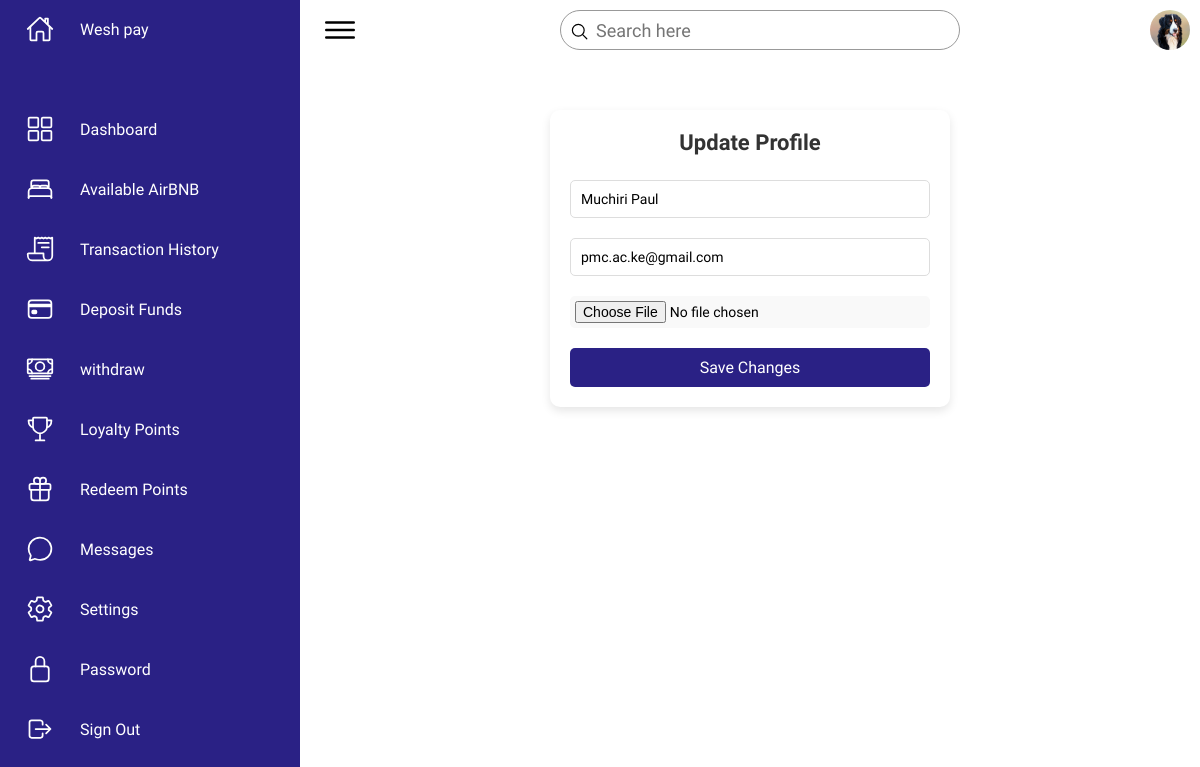
Screenshot of /profile.php (signed in) with the database file from the repository.
### tables this page shows
CREATE TABLE `users` (
  `user_id` int(11) NOT NULL,
  `full_name` varchar(100) NOT NULL,
  `profile_picture` varchar(255) DEFAULT NULL,
  `email` varchar(100) NOT NULL,
  `phone` varchar(20) NOT NULL,
  `password_hash` varchar(255) NOT NULL,
  `role` enum('guest','host','admin') NOT NULL DEFAULT 'guest',
  `created_at` timestamp NOT NULL DEFAULT current_timestamp()
);

### public/profile.php (the view, shortened to what this page needs)
<?php
require '../config/db_connect.php';
?>
<?php include '../includes/navbar.php'; ?>
<div class="update-profile-container">
    <h2>Update Profile</h2>
    <form action="update_profile.php" method="POST" enctype="multipart/form-data">
        <input type="text" name="full_name" value="<?php echo htmlspecialchars($user['full_name']); ?>" required>
        <input type="email" name="email" value="<?php echo htmlspecialchars($user['email']); ?>" required>
        <input type="file" name="profile_picture">
        <button type="submit">Save Changes</button>
    </form>
</div>
<?php include '../includes/navbarroot.php'; ?>

### includes/navbar.php (shortened to what this page needs)
<?php
require '../config/db_connect.php';
$user_id = $_SESSION["user_id"];
$stmt = $pdo->prepare("SELECT full_name, email, profile_picture FROM users WHERE user_id = ?");
$stmt->execute([$user_id]);
$user = $stmt->fetch(PDO::FETCH_ASSOC);
$profile_picture = $user['profile_picture'] ? "../uploads/" . $user['profile_picture'] : "../assets/imgs/default-profile.png";
?>
<!DOCTYPE html>
<html lang="en">
<head>
    <link rel="stylesheet" href="../assets/css/style.css">
</head>
<body>
    <div class="container">
        <div class="navigation">
            <ul>
                <li>
                    <a href="#">
                        <span class="icon">
                            <ion-icon name="home-outline"></ion-icon>
                        </span>
                        <span class="title">Wesh pay</span>
                    </a>
                </li>
                <li>
                    <a onclick="window.location.href='../public/index.php';" style="cursor: pointer;">
                        <span class="icon">
                            <ion-icon name="grid-outline"></ion-icon>
                        </span>
                        <span class="title">Dashboard</span>
                    </a>
                </li>
                <li>
                    <a href="#">
                        <span class="icon">
                            <ion-icon name="bed-outline"></ion-icon>
                        </span>
                        <span class="title">Available AirBNB</span>
                    </a>
                </li>
                <li>
                    <a href="transactions.php">
                        <span class="icon">
                            <ion-icon name="receipt-outline"></ion-icon>
                        </span>
                        <span class="title">Transaction History</span>
                    </a>
                </li>
                <li>
                    <a href="deposit.php">
                        <span class="icon">
                            <ion-icon name="card-outline"></ion-icon>
                        </span>
                        <span class="title">Deposit Funds</span>
                    </a>
                </li>
                <li>
                    <a href="withdraw.php">
                        <span class="icon">
                            <ion-icon name="cash-outline"></ion-icon>
                        </span>
                        <span class="title">withdraw</span>
                    </a>
                </li>
                <li>
                    <a href="loyalty_points.php">
                        <span class="icon">
                        <ion-icon name="trophy-outline"></ion-icon>
                        </span>
                        <span class="title">Loyalty Points</span>
                    </a>
                </li>
                <li>
                    <a href="#">
                        <span class="icon">
                        <ion-icon name="gift-outline"></ion-icon>
                        </span>
                        <span class="title">Redeem Points</span>
                    </a>
                </li>
                <li>
                    <a href="#">
                        <span class="icon">
                            <ion-icon name="chatbubble-outline"></ion-icon>
                        </span>
                        <span class="title">Messages</span>
                    </a>
                </li>
                <li>
                    <a href="#">
                        <span class="icon">
                            <ion-icon name="settings-outline"></ion-icon>
                        </span>
                        <span class="title">Settings</span>
                    </a>
                </li>
                <li>
                    <a href="#">
                        <span class="icon">
                            <ion-icon name="lock-closed-outline"></ion-icon>
                        </span>
                        <span class="title">Password</span>
                    </a>
                </li>
                <li>
                <a onclick="window.location.href='../public/logout.php';" style="cursor: pointer;">
                        <span class="icon">
                            <ion-icon name="log-out-outline"></ion-icon>
                        </span>
                        <span class="title">Sign Out</span>
                    </a>
                </li>
            </ul>
        </div>
        <div class="main">
            <div class="topbar">
                <div class="toggle">
                    <ion-icon name="menu-outline"></ion-icon>
                </div>
                <div class="search">
                    <label>
                        <input type="text" placeholder="Search here">
                        <ion-icon name="search-outline"></ion-icon>
                    </label>
                </div>
            <div class="user" onclick="toggleProfileDropdown()">
                <img src="<?php echo $profile_picture; ?>" alt="User Profile">
            </div>
           </div>
    </body>
</html>

### assets/css/style.css (style rules this page uses)
* { font-family: "Ubuntu", sans-serif; margin: 0; padding: 0; box-sizing: border-box; }
:root { --blue: #2a2185; --blue2: #1c193f; --white: #fff; --gray: #f5f5f5; --black1: #222; --black2: #999; }
body { min-height: 100vh; overflow-x: hidden; overflow-y: auto; }
.container { position: relative; width: 100%; height: auto; }
.navigation { position: fixed; width: 300px; height: 100%; background: var(--blue); border-left: 10px solid var(--blue); transition: 0.5s; overflow: hidden; height: 100vh; overflow-y: auto; overflow-x: hidden; scrollbar-width: thin; scrollbar-color: #888 #f1f1f1; }
.navigation ul { position: absolute; top: 0; left: 0; width: 100%; }
.navigation ul li { position: relative; width: 100%; list-style: none; border-top-left-radius: 30px; border-bottom-left-radius: 30px; }
.navigation ul li:nth-child(1) { margin-bottom: 40px; pointer-events: none; }
.navigation ul li a { position: relative; display: block; width: 100%; display: flex; text-decoration: none; color: var(--white); }
.navigation ul li a .icon { position: relative; display: block; min-width: 60px; height: 60px; line-height: 75px; text-align: center; }
.navigation ul li a .icon ion-icon { font-size: 1.75rem; }
.navigation ul li a .title { position: relative; display: block; padding: 0 10px; height: 60px; line-height: 60px; text-align: start; white-space: nowrap; }
.main { position: absolute; width: calc(100% - 300px); left: 300px; min-height: 100vh; background: var(--white); transition: 0.5s; overflow-y: auto; }
.topbar { width: 100%; height: 60px; display: flex; justify-content: space-between; align-items: center; padding: 0 10px; }
.toggle { position: relative; width: 60px; height: 60px; display: flex; justify-content: center; align-items: center; font-size: 2.5rem; cursor: pointer; }
.search { position: relative; width: 400px; margin: 0 10px; }
.search label { position: relative; width: 100%; }
.search label input { width: 100%; height: 40px; border-radius: 40px; padding: 5px 20px; padding-left: 35px; font-size: 18px; outline: none; border: 1px solid var(--black2); }
.search label ion-icon { position: absolute; top: 0; left: 10px; font-size: 1.2rem; }
.user { position: relative; width: 40px; height: 40px; border-radius: 50%; overflow: hidden; cursor: pointer; }
.user img { position: absolute; top: 0; left: 0; width: 100%; height: 100%; object-fit: cover; }
.update-profile-container { width: 100%; max-width: 400px; margin: 50px auto; padding: 20px; background: white; border-radius: 10px; box-shadow: 0 4px 10px rgba(0, 0, 0, 0.1); text-align: center; }
.update-profile-container h2 { font-size: 22px; margin-bottom: 15px; color: #333; }
.update-profile-container input { width: 100%; padding: 10px; margin: 10px 0; border: 1px solid #ddd; border-radius: 5px; font-size: 14px; outline: none; transition: border 0.3s ease-in-out; }
.update-profile-container input[type="file"] { padding: 5px; background: #f9f9f9; border: none; }
.update-profile-container button { width: 100%; padding: 10px; margin-top: 10px; background: var(--blue); color: white; border: none; border-radius: 5px; font-size: 16px; cursor: pointer; transition: background 0.3s; }

### rows the page displays
users: profile_picture (picture), full_name "Muchiri Paul", email "pmc.ac.ke@gmail.com"
